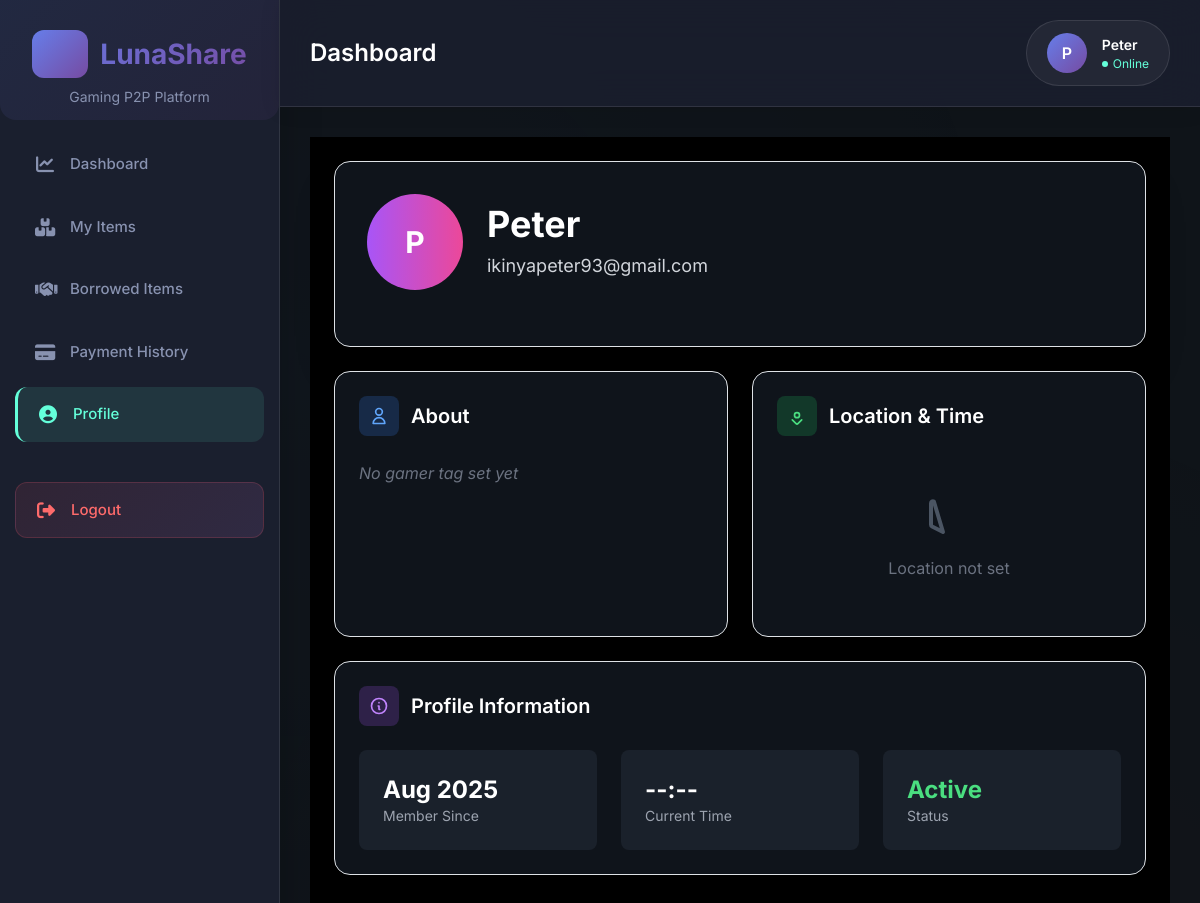
The app's page /profile/ (signed in) with its own data.
### product/models.py (models this page shows, shortened)
class User(AbstractUser):
    is_lender = models.BooleanField(default=False)
    is_borrower = models.BooleanField(default=False)
    phone_number = models.CharField(max_length=20, unique=True, null=True, blank=True)
    gamer_tag = models.CharField(max_length=50, unique=True, null=True, blank=True)
    avatar_url = models.URLField(blank=True, null=True)
    latitude = models.DecimalField(max_digits=9, decimal_places=6, null=True, blank=True)
    longitude = models.DecimalField(max_digits=9, decimal_places=6, null=True, blank=True)
    balance = models.DecimalField(max_digits=12, decimal_places=2, default=0.00)

### product/views.py (the view)
# urls.py: path("profile/", views.profile_view, name="profile"),
@login_required
def profile_view(request):
    user = request.user  # current logged in user
    return render(request, "product/profile.html", {"profile": user})

### product/templates/product/profile.html (shortened to what this page needs)
{% extends "product/base.html" %}
{% block content %}
<div class="min-h-screen bg-black to-black p-6">
  <div class="max-w-4xl mx-auto">
    <div class="bg-gray-800/50 backdrop-blur-lg border border-gray-700/50 rounded-2xl p-8 mb-6 shadow-2xl">
      <div class="flex items-center space-x-6 mb-6">
        <div class="w-24 h-24 bg-gradient-to-r from-purple-500 to-pink-500 rounded-full flex items-center justify-center text-white text-3xl font-bold">
          {{ profile.username|first|upper }}
        </div>
        <div>
          <h1 class="text-4xl font-bold text-white mb-2">{{ profile.username }}</h1>
          <p class="text-gray-300 text-lg">{{ profile.email }}</p>
        </div>
      </div>
    </div>
    <div class="grid md:grid-cols-2 gap-6">
      <div class="bg-gray-800/50 backdrop-blur-lg border border-gray-700/50 rounded-2xl p-6 shadow-xl">
        <div class="flex items-center mb-4">
          <div class="w-10 h-10 bg-blue-500/20 rounded-lg flex items-center justify-center mr-3">
            <svg class="w-5 h-5 text-blue-400" fill="none" stroke="currentColor" viewBox="0 0 24 24">
              <path stroke-linecap="round" stroke-linejoin="round" stroke-width="2"
                d="M16 7a4 4 0 11-8 0 4 4 0 018 0zM12 14a7 7 0 00-7 7h14a7 7 0 00-7-7z"/>
            </svg>
          </div>
          <h3 class="text-xl font-semibold text-white">About</h3>
        </div>
        <p class="text-gray-300 leading-relaxed">
          {% if profile.gamer_tag %}
            Gamer Tag: <span class="font-bold">{{ profile.gamer_tag }}</span>
          {% else %}
            <span class="text-gray-500 italic">No gamer tag set yet</span>
          {% endif %}
        </p>
      </div>
      <div class="bg-gray-800/50 backdrop-blur-lg border border-gray-700/50 rounded-2xl p-6 shadow-xl">
        <div class="flex items-center mb-4">
          <div class="w-10 h-10 bg-green-500/20 rounded-lg flex items-center justify-center mr-3">
            <svg class="w-5 h-5 text-green-400" fill="none" stroke="currentColor" viewBox="0 0 24 24">
              <path stroke-linecap="round" stroke-linejoin="round" stroke-width="2"
                d="M17.657 16.657L13.414 20.9a2 2 0 01-2.827 0l-4.244-4.243M15 11a3 3 0 11-6 0 3 3 0 016 0z"/>
            </svg>
          </div>
          <h3 class="text-xl font-semibold text-white">Location & Time</h3>
        </div>
        {% if profile.latitude and profile.longitude %}
          <div class="space-y-3">
            <div class="flex items-center">
              <span class="text-gray-400 w-20">Location:</span>
              <span id="location-name" class="text-gray-300">Loading...</span>
            </div>
            <div class="flex items-center">
              <span class="text-gray-400 w-20">Local Time:</span>
              <span id="local-time" class="text-gray-300 font-mono">Loading...</span>
            </div>
            <div class="flex items-center">
              <span class="text-gray-400 w-20">Timezone:</span>
              <span id="timezone" class="text-gray-300">Loading...</span>
            </div>
            <div class="text-xs text-gray-500 mt-2">
              Coordinates: {{ profile.latitude }}, {{ profile.longitude }}
            </div>
          </div>
        {% else %}
          <div class="flex items-center justify-center py-8">
            <div class="text-center">
              <svg class="w-12 h-12 text-gray-600 mx-auto mb-3" fill="none" stroke="currentColor" viewBox="0 0 24 24">
                <path stroke-linecap="round" stroke-linejoin="round" stroke-width="2"
                  d="M9 20l-5.447-2.724A1 1 0 013 16.382V5.618a1 1 0 011.447-.894L9 20z"/>
              </svg>
              <p class="text-gray-500">Location not set</p>
            </div>
          </div>
        {% endif %}
      </div>
    </div>
    <div class="mt-6 bg-gray-800/50 backdrop-blur-lg border border-gray-700/50 rounded-2xl p-6 shadow-xl">
      <div class="flex items-center mb-4">
        <div class="w-10 h-10 bg-purple-500/20 rounded-lg flex items-center justify-center mr-3">
          <svg class="w-5 h-5 text-purple-400" fill="none" stroke="currentColor" viewBox="0 0 24 24">
            <path stroke-linecap="round" stroke-linejoin="round" stroke-width="2"
              d="M13 16h-1v-4h-1m1-4h.01M21 12a9 9 0 11-18 0 9 9 0 0118 0z"/>
          </svg>
        </div>
        <h3 class="text-xl font-semibold text-white">Profile Information</h3>
      </div>
      <div class="grid md:grid-cols-3 gap-4">
        <div class="bg-gray-700/30 rounded-lg p-4">
          <div class="text-2xl font-bold text-white">{{ profile.date_joined|date:"M Y" }}</div>
          <div class="text-gray-400 text-sm">Member Since</div>
        </div>
        <div class="bg-gray-700/30 rounded-lg p-4">
          <div class="text-2xl font-bold text-white" id="current-time">--:--</div>
          <div class="text-gray-400 text-sm">Current Time</div>
        </div>
        <div class="bg-gray-700/30 rounded-lg p-4">
          <div class="text-2xl font-bold text-green-400">Active</div>
          <div class="text-gray-400 text-sm">Status</div>
        </div>
      </div>
    </div>
  </div>
</div>
{% endblock %}

### product/templates/product/base.html (shortened to what this page needs)
<!DOCTYPE html>
<html lang="en">
<head>
  <link href="https://cdn.jsdelivr.net/npm/bootstrap@5.3.0/dist/css/bootstrap.min.css" rel="stylesheet">
  <link href="https://cdnjs.cloudflare.com/ajax/libs/font-awesome/6.4.0/css/all.min.css" rel="stylesheet">
<script src="https://cdn.tailwindcss.com"></script>
</head>
<body>
  <nav class="sidebar">
    <div class="sidebar-header">
      <div class="logo">
        <i class="fas fa-gamepad logo-icon"></i>
        <span>LunaShare</span>
      </div>
      <p class="sidebar-subtitle">Gaming P2P Platform</p>
    </div>
    <ul class="nav-menu">
      <li class="nav-item">
        <a href="{% url 'dashboard' %}" class="nav-link active">
          <i class="fas fa-chart-line nav-icon"></i>
          <span>Dashboard</span>
        </a>
      </li>
      <li class="nav-item">
        <a href="{% url 'my_items' %}" class="nav-link">
          <i class="fas fa-boxes nav-icon"></i>
          <span>My Items</span>
        </a>
      </li>
      <li class="nav-item">
        <a href="{% url 'borrowed_items' %}" class="nav-link">
          <i class="fas fa-handshake nav-icon"></i>
          <span>Borrowed Items</span>
        </a>
      </li>
      <li class="nav-item">
        <a href="#" class="nav-link">
          <i class="fas fa-credit-card nav-icon"></i>
          <span>Payment History</span>
        </a>
      </li>
      <li class="nav-item">
        <a href="{% url 'profile' %}" class="nav-link">
          <i class="fas fa-user-circle nav-icon"></i>
          <span>Profile</span>
        </a>
      </li>
      <li class="nav-item">
        <a href="{% url 'logout' %}" class="nav-link logout-link">
          <i class="fas fa-sign-out-alt nav-icon"></i>
          <span>Logout</span>
        </a>
      </li>
    </ul>
  </nav>
  <main class="main-content">
    <header class="topbar">
      <h1 class="topbar-title">{% block topbar %}Dashboard{% endblock %}</h1>
      <div class="user-info">
        <div class="user-avatar">
          {{ user.username|first|upper }}
        </div>
        <div class="user-details">
          <span class="user-name">{{ user.username }}</span>
          <span class="user-status">
            <span class="status-dot"></span>
            Online
          </span>
        </div>
      </div>
    </header>
    <div class="content-area">
      {% block content %}{% endblock %}
    </div>
  </main>
<script src="https://cdn.tailwindcss.com"></script>
</body>
</html>

### product/templates/product/base.html (style rules this page uses)
:root { --primary-gradient: linear-gradient(135deg, #667eea 0%, #764ba2 100%); --secondary-gradient: linear-gradient(135deg, #f093fb 0%, #f5576c 100%); --dark-bg: #0f1419; --sidebar-bg: #1a1f2e; --sidebar-hover: #252b3d; --text-primary: #ffffff; --text-secondary: #8892b0; --accent: #64ffda; --shadow: 0 10px 40px rgba(0,0,0,0.2); --border-radius: 16px; --transition: all 0.3s cubic-bezier(0.4, 0, 0.2, 1); }
* { margin: 0; padding: 0; box-sizing: border-box; }
body { font-family: 'Inter', -apple-system, BlinkMacSystemFont, sans-serif; background: var(--dark-bg); color: var(--text-primary); display: flex; min-height: 100vh; overflow-x: hidden; }
body::before { content: ''; position: fixed; top: 0; left: 0; width: 100%; height: 100%; background: radial-gradient(circle at 25% 25%, rgba(102, 126, 234, 0.1) 0%, transparent 50%), radial-gradient(circle at 75% 75%, rgba(245, 87, 108, 0.1) 0%, transparent 50%); z-index: -1; animation: backgroundShift 20s ease-in-out infinite; }
.sidebar { width: 280px; background: var(--sidebar-bg); backdrop-filter: blur(20px); border-right: 1px solid rgba(255,255,255,0.1); position: relative; transition: var(--transition); box-shadow: var(--shadow); }
.sidebar::before { content: ''; position: absolute; top: 0; left: 0; right: 0; height: 120px; background: var(--primary-gradient); opacity: 0.1; border-radius: 0 0 var(--border-radius) var(--border-radius); }
.sidebar-header { padding: 30px 25px; text-align: center; position: relative; z-index: 1; }
.logo { font-size: 28px; font-weight: 700; background: var(--primary-gradient); -webkit-background-clip: text; -webkit-text-fill-color: transparent; background-clip: text; display: flex; align-items: center; justify-content: center; gap: 12px; margin-bottom: 8px; }
.logo-icon { font-size: 32px; background: var(--primary-gradient); padding: 8px; border-radius: 12px; color: white; animation: logoGlow 2s ease-in-out infinite alternate; }
.sidebar-subtitle { font-size: 14px; color: var(--text-secondary); font-weight: 400; }
.nav-menu { padding: 0 15px; list-style: none; }
.nav-item { margin-bottom: 8px; }
.nav-link { display: flex; align-items: center; gap: 15px; padding: 16px 20px; color: var(--text-secondary); text-decoration: none; border-radius: 12px; font-weight: 500; font-size: 15px; transition: var(--transition); position: relative; overflow: hidden; }
.nav-link::before { content: ''; position: absolute; top: 0; left: -100%; width: 100%; height: 100%; background: var(--primary-gradient); opacity: 0; transition: var(--transition); z-index: -1; }
.nav-link.active { color: var(--accent); background: rgba(100, 255, 218, 0.1); border-left: 3px solid var(--accent); }
.nav-icon { font-size: 18px; width: 20px; text-align: center; }
.logout-link { margin-top: 40px; background: linear-gradient(135deg, rgba(245, 87, 108, 0.1), rgba(240, 147, 251, 0.1)); border: 1px solid rgba(245, 87, 108, 0.2); color: #ff6b6b !important; }
.main-content { flex: 1; display: flex; flex-direction: column; background: rgba(15, 20, 25, 0.8); }
.topbar { background: rgba(26, 31, 46, 0.9); backdrop-filter: blur(20px); border-bottom: 1px solid rgba(255,255,255,0.1); padding: 20px 30px; display: flex; justify-content: space-between; align-items: center; position: sticky; top: 0; z-index: 100; box-shadow: 0 2px 20px rgba(0,0,0,0.1); }
.topbar-title { font-size: 24px; font-weight: 600; color: var(--text-primary); margin: 0; }
.user-info { display: flex; align-items: center; gap: 15px; background: rgba(255,255,255,0.05); padding: 12px 20px; border-radius: 50px; border: 1px solid rgba(255,255,255,0.1); transition: var(--transition); }
.user-avatar { width: 40px; height: 40px; background: var(--primary-gradient); border-radius: 50%; display: flex; align-items: center; justify-content: center; color: white; font-weight: 600; font-size: 16px; }
.user-details { display: flex; flex-direction: column; }
.user-name { font-weight: 600; color: var(--text-primary); font-size: 14px; }
.user-status { font-size: 12px; color: var(--accent); display: flex; align-items: center; gap: 5px; }
.status-dot { width: 6px; height: 6px; background: var(--accent); border-radius: 50%; animation: pulse 2s infinite; }
.content-area { flex: 1; padding: 30px; overflow-y: auto; }

### records on screen
User: username|first "P", username "Peter", email "ikinyapeter93@gmail.com", date_joined "Aug 2025"
